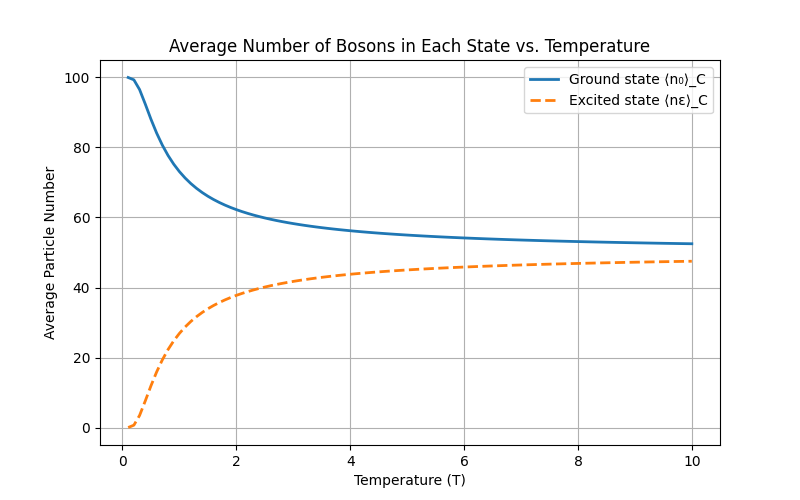

This chart was generated by the following Python code:
import numpy as np
import matplotlib.pyplot as plt

# Define parameters
N = 100  # Number of bosons
epsilon = 1.0  # Energy unit
kB = 1.0  # Boltzmann constant (scaled for simplicity)
T_range = np.linspace(0.1, 10, 100)  # Temperature range
beta_range = 1 / (kB * T_range)  # Compute beta

# Compute average particle numbers
n_e_C = N * (np.exp(-beta_range * epsilon) / (1 + np.exp(-beta_range * epsilon)))
n_0_C = N - n_e_C

# Plot results
plt.figure(figsize=(8, 5))
plt.plot(T_range, n_0_C, label='Ground state ⟨n₀⟩_C', linewidth=2)
plt.plot(T_range, n_e_C, label='Excited state ⟨nε⟩_C', linewidth=2, linestyle='dashed')
plt.xlabel("Temperature (T)")
plt.ylabel("Average Particle Number")
plt.title("Average Number of Bosons in Each State vs. Temperature")
plt.legend()
plt.grid()
plt.savefig("part_c.png")
